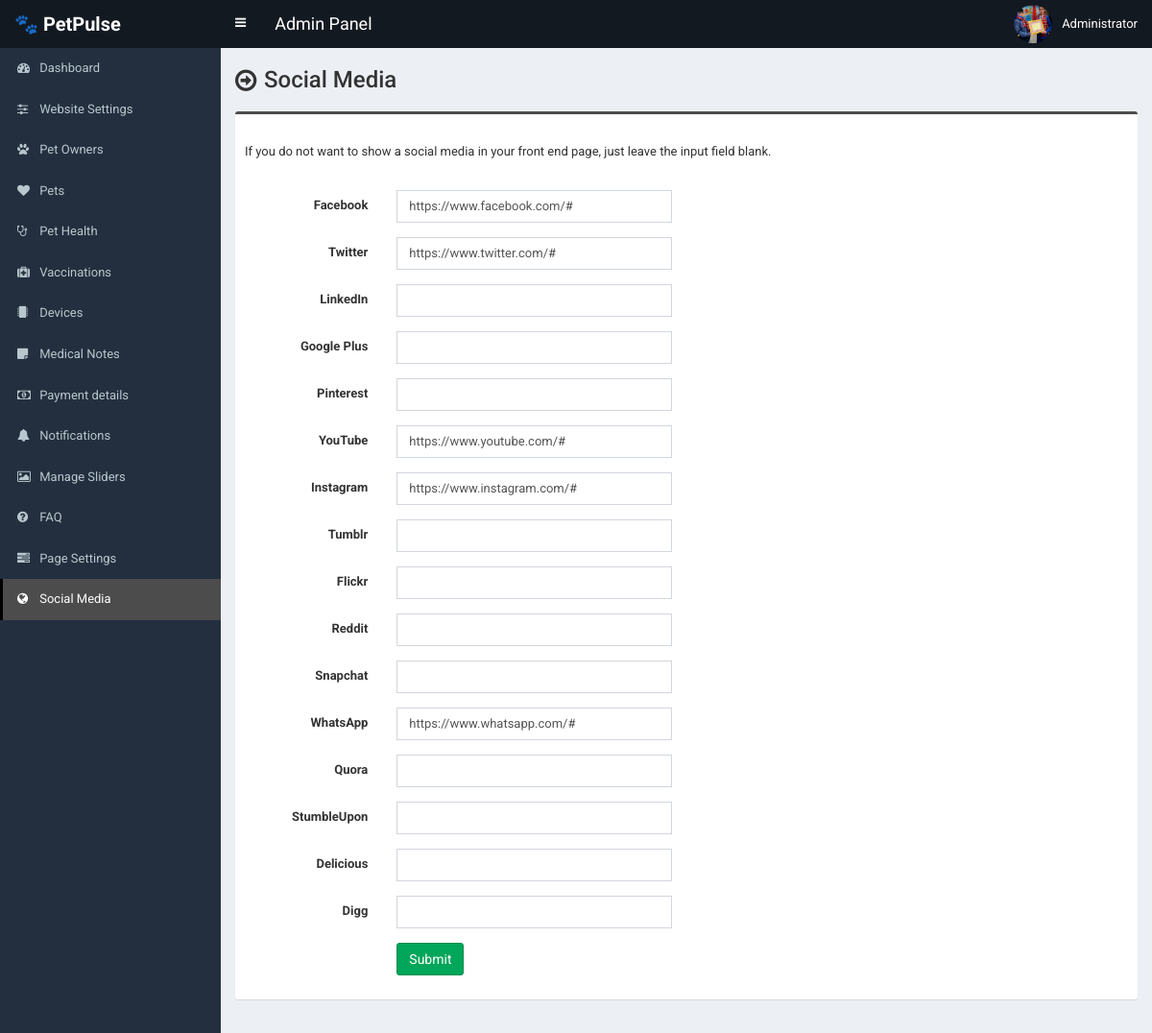
/admin/social-media.php (signed in), run on the app's committed database.
### tables this page shows
CREATE TABLE IF NOT EXISTS `tbl_social` (
  `social_id` int NOT NULL AUTO_INCREMENT,
  `social_name` varchar(30) NOT NULL,
  `social_url` varchar(255) NOT NULL,
  `social_icon` varchar(30) NOT NULL,
  PRIMARY KEY (`social_id`)
);

### admin/social-media.php (the view, shortened to what this page needs)
<?php require_once('header.php'); ?>
<section class="content-header">
	<div class="content-header-left">
		<h1>Social Media</h1>
	</div>
</section>
<?php
$statement = $pdo->prepare("SELECT * FROM tbl_social");
$statement->execute();
$result = $statement->fetchAll(PDO::FETCH_ASSOC);
foreach ($result as $row) {
	if($row['social_name'] == 'Facebook') {
		$facebook = $row['social_url'];
	}
	if($row['social_name'] == 'Twitter') {
		$twitter = $row['social_url'];
	}
	if($row['social_name'] == 'LinkedIn') {
		$linkedin = $row['social_url'];
	}
	if($row['social_name'] == 'Google Plus') {
		$googleplus = $row['social_url'];
	}
	if($row['social_name'] == 'Pinterest') {
		$pinterest = $row['social_url'];
	}
	if($row['social_name'] == 'YouTube') {
		$youtube = $row['social_url'];
	}
	if($row['social_name'] == 'Instagram') {
		$instagram = $row['social_url'];
	}
	if($row['social_name'] == 'Tumblr') {
		$tumblr = $row['social_url'];
	}
	if($row['social_name'] == 'Flickr') {
		$flickr = $row['social_url'];
	}
	if($row['social_name'] == 'Reddit') {
		$reddit = $row['social_url'];
	}
	if($row['social_name'] == 'Snapchat') {
		$snapchat = $row['social_url'];
	}
	if($row['social_name'] == 'WhatsApp') {
		$whatsapp = $row['social_url'];
	}
	if($row['social_name'] == 'Quora') {
		$quora = $row['social_url'];
	}
	if($row['social_name'] == 'StumbleUpon') {
		$stumbleupon = $row['social_url'];
	}
	if($row['social_name'] == 'Delicious') {
		$delicious = $row['social_url'];
	}
	if($row['social_name'] == 'Digg') {
		$digg = $row['social_url'];
	}
}
?>
<section class="content">
	<div class="row">
		<div class="col-md-12">
			<form class="form-horizontal" action="" method="post">
				<div class="box box-info">
					<div class="box-body">
						<p style="padding-bottom: 20px;">If you do not want to show a social media in your front end page, just leave the input field blank.</p>
						<div class="form-group">
							<label for="" class="col-sm-2 control-label">Facebook </label>
							<div class="col-sm-4">
								<input type="text" class="form-control" name="facebook" value="<?php echo $facebook; ?>">
							</div>
						</div>
						<div class="form-group">
							<label for="" class="col-sm-2 control-label">Twitter </label>
							<div class="col-sm-4">
								<input type="text" class="form-control" name="twitter" value="<?php echo $twitter; ?>">
							</div>
						</div>
						<div class="form-group">
							<label for="" class="col-sm-2 control-label">LinkedIn </label>
							<div class="col-sm-4">
								<input type="text" class="form-control" name="linkedin" value="<?php echo $linkedin; ?>">
							</div>
						</div>
						<div class="form-group">
							<label for="" class="col-sm-2 control-label">Google Plus </label>
							<div class="col-sm-4">
								<input type="text" class="form-control" name="googleplus" value="<?php echo $googleplus; ?>">
							</div>
						</div>
						<div class="form-group">
							<label for="" class="col-sm-2 control-label">Pinterest </label>
							<div class="col-sm-4">
								<input type="text" class="form-control" name="pinterest" value="<?php echo $pinterest; ?>">
							</div>
						</div>
						<div class="form-group">
							<label for="" class="col-sm-2 control-label">YouTube </label>
							<div class="col-sm-4">
								<input type="text" class="form-control" name="youtube" value="<?php echo $youtube; ?>">
							</div>
						</div>
						<div class="form-group">
							<label for="" class="col-sm-2 control-label">Instagram </label>
							<div class="col-sm-4">
								<input type="text" class="form-control" name="instagram" value="<?php echo $instagram; ?>">
							</div>
						</div>
						<div class="form-group">
							<label for="" class="col-sm-2 control-label">Tumblr </label>
							<div class="col-sm-4">
								<input type="text" class="form-control" name="tumblr" value="<?php echo $tumblr; ?>">
							</div>
						</div>
						<div class="form-group">
							<label for="" class="col-sm-2 control-label">Flickr </label>
							<div class="col-sm-4">
								<input type="text" class="form-control" name="flickr" value="<?php echo $flickr; ?>">
							</div>
						</div>
						<div class="form-group">
							<label for="" class="col-sm-2 control-label">Reddit </label>
							<div class="col-sm-4">
								<input type="text" class="form-control" name="reddit" value="<?php echo $reddit; ?>">
							</div>
						</div>
						<div class="form-group">
							<label for="" class="col-sm-2 control-label">Snapchat </label>
							<div class="col-sm-4">
								<input type="text" class="form-control" name="snapchat" value="<?php echo $snapchat; ?>">
							</div>
						</div>
						<div class="form-group">
							<label for="" class="col-sm-2 control-label">WhatsApp </label>
							<div class="col-sm-4">
								<input type="text" class="form-control" name="whatsapp" value="<?php echo $whatsapp; ?>">
							</div>
						</div>
						<div class="form-group">
							<label for="" class="col-sm-2 control-label">Quora </label>
							<div class="col-sm-4">
								<input type="text" class="form-control" name="quora" value="<?php echo $quora; ?>">
							</div>
						</div>
						<div class="form-group">
							<label for="" class="col-sm-2 control-label">StumbleUpon </label>
							<div class="col-sm-4">
								<input type="text" class="form-control" name="stumbleupon" value="<?php echo $stumbleupon; ?>">
							</div>
						</div>
						<div class="form-group">
							<label for="" class="col-sm-2 control-label">Delicious </label>
							<div class="col-sm-4">
								<input type="text" class="form-control" name="delicious" value="<?php echo $delicious; ?>">
							</div>
						</div>
						<div class="form-group">
							<label for="" class="col-sm-2 control-label">Digg </label>
							<div class="col-sm-4">
								<input type="text" class="form-control" name="digg" value="<?php echo $digg; ?>">
							</div>
						</div>
						<div class="form-group">
							<label for="" class="col-sm-2 control-label"></label>
							<div class="col-sm-6">
								<button type="submit" class="btn btn-success pull-left" name="form1">Submit</button>
							</div>
						</div>
					</div>
				</div>
			</form>
		</div>
	</div>
</section>
<?php require_once('footer.php'); ?>

### admin/style.css (style rules this page uses)
body { font-size: 13px; font-family: "Roboto", sans-serif; }
.content-header > h1, .content-header .content-header-left h1 { font-family: "Roboto", sans-serif; }
.box-info { padding-top: 20px; }
.content-header { overflow: hidden; }
.content-header .content-header-left { float: left; padding-top: 5px; }
.content-header .content-header-left h1 { margin-top: 0; margin-bottom: 0; padding-left: 30px; padding-bottom: 5px; font-size: 24px; position: relative; }
.content-header .content-header-left h1:before { position: absolute; top: 0; left: 0; font-family: "FontAwesome", sans-serif; font-size: 26px; content: "\f18e"; }
.box.box-info { border-top-color: #4c4c4c; }
input, textarea, select { font-size: 13px !important; }

### data on the page
tbl_social: facebook "https://www.facebook.com/#"
tbl_social: twitter "https://www.twitter.com/#"
tbl_social: youtube "https://www.youtube.com/#"
tbl_social: instagram "https://www.instagram.com/#"
tbl_social: whatsapp "https://www.whatsapp.com/#"

### other printed values
$_SESSION['user']['full_name'] "Administrator"
